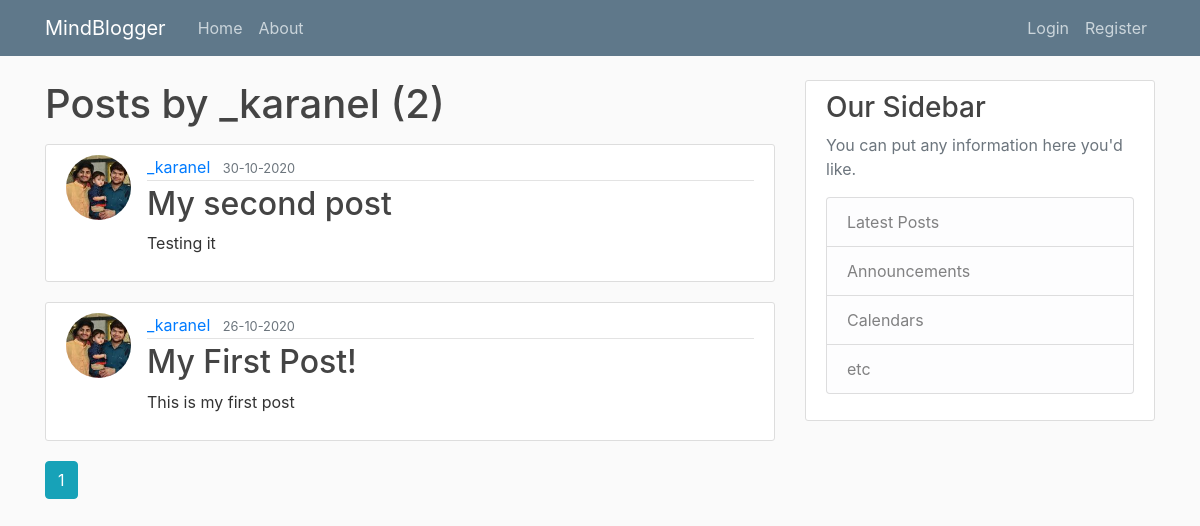
The page /user/_karanel on the database its author committed.
### flask_blog/models.py (models this page shows, shortened)
class User(db.Model, UserMixin):
    id = db.Column(db.Integer, primary_key=True)
    username = db.Column(db.String(20), unique=True, nullable=False)
    email = db.Column(db.String(120), unique=True, nullable=False)
    image_file = db.Column(db.String(20), nullable=False, default='default.jpg')
    password = db.Column(db.String(60), nullable=False)
    posts = db.relationship('Post', backref='author', lazy=True)

class Post(db.Model):
    id = db.Column(db.Integer, primary_key=True)
    title = db.Column(db.String(100), nullable=False)
    date_posted = db.Column(db.DateTime, nullable=False, default=datetime.utcnow)
    content = db.Column(db.Text, nullable=False)
    user_id = db.Column(db.Integer, db.ForeignKey('user.id'), nullable=False)

### flask_blog/routes.py (the view)
@app.route('/user/<string:username>')
def user_posts(username):
    page = request.args.get('page', 1, type=int)
    user = User.query.filter_by(username=username).first_or_404()
    posts = Post.query.filter_by(author=user).order_by(Post.date_posted.desc()).paginate(page=page, per_page=5)
    return render_template("user_posts.html",posts=posts, user=user)

### flask_blog/templates/user_posts.html
{% extends "layout.html" %}
{% block content %}
    <h1 class="mb-3">Posts by {{ user.username }} ({{ posts.total }})</h1>
    {% for post in posts.items %}
        <article class="media content-section">
          <img class="rounded-circle article-img" src="{{ url_for('static', filename='profile_pics/' + post.author.image_file) }}">
          <div class="media-body">
            <div class="article-metadata">
              <a class="mr-2" href="{{ url_for('user_posts', username=post.author.username) }}">{{ post.author.username }}</a>
              <small class="text-muted">{{ post.date_posted.strftime('%d-%m-%Y') }}</small>
            </div>
            <h2><a class="article-title" href="{{ url_for('post', post_id=post.id) }}">{{ post.title }}</a></h2>
            <p class="article-content">{{ post.content }}</p>
          </div>
        </article>
    {% endfor %}
    {% for page_num in posts.iter_pages(left_edge=2, right_edge=2, left_current=1, right_current=3) %}
      {% if page_num %}
        {% if posts.page==page_num %}
          <a class="btn btn-info mb-4" href="{{ url_for('user_posts', username=user.username, page=page_num) }}">{{ page_num }}</a>
        {% else %}
          <a class="btn btn-outline-info mb-4" href="{{ url_for('user_posts', username=user.username, page=page_num) }}">{{ page_num }}</a>
        {% endif %}
      {% else %}
        ...
      {% endif %}
    {% endfor %}
{% endblock content %}

### flask_blog/static/main.css (style rules this page uses)
body { background: #fafafa; color: #333333; margin-top: 5rem; }
h1, h2, h3, h4, h5, h6 { color: #444444; }
.content-section { background: #ffffff; padding: 10px 20px; border: 1px solid #dddddd; border-radius: 3px; margin-bottom: 20px; }
.article-title { color: #444444; }
.article-content { white-space: pre-line; }
.article-img { height: 65px; width: 65px; margin-right: 16px; }
.article-metadata { padding-bottom: 1px; margin-bottom: 4px; border-bottom: 1px solid #e3e3e3 }

### rows shown on the page
User: username "_karanel"
Post: image_file (picture), author.username "_karanel", date_posted "30-10-2020", title "My second post", content "Testing it"
Post: image_file (picture), author.username "_karanel", date_posted "26-10-2020", title "My First Post!", content "This is my first post"

### other values the page prints
{{ posts.total }} "2"
{{ page_num }} "1"
